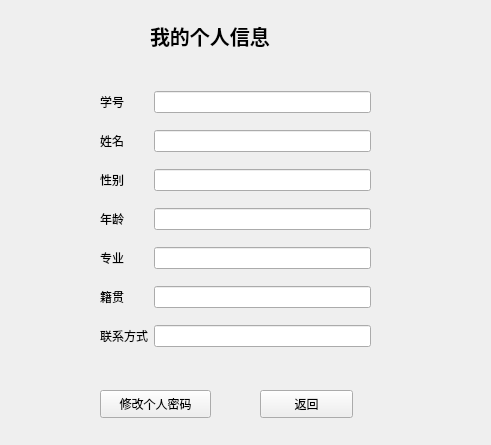
<?xml version="1.0" encoding="UTF-8"?>
<ui version="4.0">
 <class>myInfo</class>
 <widget class="QWidget" name="myInfo">
  <property name="geometry">
   <rect>
    <x>0</x>
    <y>0</y>
    <width>491</width>
    <height>445</height>
   </rect>
  </property>
  <property name="windowTitle">
   <string>Form</string>
  </property>
  <widget class="QLabel" name="label">
   <property name="geometry">
    <rect>
     <x>150</x>
     <y>10</y>
     <width>171</width>
     <height>51</height>
    </rect>
   </property>
   <property name="font">
    <font>
     <family>Arial Black</family>
     <pointsize>15</pointsize>
     <weight>75</weight>
     <bold>true</bold>
    </font>
   </property>
   <property name="text">
    <string>我的个人信息</string>
   </property>
  </widget>
  <widget class="QPushButton" name="resetPwd_button">
   <property name="geometry">
    <rect>
     <x>100</x>
     <y>390</y>
     <width>111</width>
     <height>28</height>
    </rect>
   </property>
   <property name="text">
    <string>修改个人密码</string>
   </property>
  </widget>
  <widget class="QPushButton" name="back_button">
   <property name="geometry">
    <rect>
     <x>260</x>
     <y>390</y>
     <width>93</width>
     <height>28</height>
    </rect>
   </property>
   <property name="text">
    <string>返回</string>
   </property>
  </widget>
  <widget class="QWidget" name="">
   <property name="geometry">
    <rect>
     <x>100</x>
     <y>80</y>
     <width>271</width>
     <height>281</height>
    </rect>
   </property>
   <layout class="QGridLayout" name="gridLayout">
    <item row="0" column="0">
     <widget class="QLabel" name="label_2">
      <property name="text">
       <string>学号</string>
      </property>
     </widget>
    </item>
    <item row="0" column="1">
     <widget class="QLineEdit" name="sNo_lineEdit">
      <property name="readOnly">
       <bool>true</bool>
      </property>
     </widget>
    </item>
    <item row="1" column="0">
     <widget class="QLabel" name="label_3">
      <property name="text">
       <string>姓名</string>
      </property>
     </widget>
    </item>
    <item row="1" column="1">
     <widget class="QLineEdit" name="name_lineEdit">
      <property name="readOnly">
       <bool>true</bool>
      </property>
     </widget>
    </item>
    <item row="2" column="0">
     <widget class="QLabel" name="label_4">
      <property name="text">
       <string>性别</string>
      </property>
     </widget>
    </item>
    <item row="2" column="1">
     <widget class="QLineEdit" name="sex_lineEdit">
      <property name="readOnly">
       <bool>true</bool>
      </property>
     </widget>
    </item>
    <item row="3" column="0">
     <widget class="QLabel" name="label_5">
      <property name="text">
       <string>年龄</string>
      </property>
     </widget>
    </item>
    <item row="3" column="1">
     <widget class="QLineEdit" name="age_lineEdit">
      <property name="readOnly">
       <bool>true</bool>
      </property>
     </widget>
    </item>
    <item row="4" column="0">
     <widget class="QLabel" name="label_6">
      <property name="text">
       <string>专业</string>
      </property>
     </widget>
    </item>
    <item row="4" column="1">
     <widget class="QLineEdit" name="major_lineEdit">
      <property name="readOnly">
       <bool>true</bool>
      </property>
     </widget>
    </item>
    <item row="5" column="0">
     <widget class="QLabel" name="label_7">
      <property name="text">
       <string>籍贯</string>
      </property>
     </widget>
    </item>
    <item row="5" column="1">
     <widget class="QLineEdit" name="address_lineEdit">
      <property name="readOnly">
       <bool>true</bool>
      </property>
     </widget>
    </item>
    <item row="6" column="0">
     <widget class="QLabel" name="label_8">
      <property name="text">
       <string>联系方式</string>
      </property>
     </widget>
    </item>
    <item row="6" column="1">
     <widget class="QLineEdit" name="phone_lineEdit">
      <property name="readOnly">
       <bool>true</bool>
      </property>
     </widget>
    </item>
   </layout>
  </widget>
 </widget>
 <resources/>
 <connections/>
</ui>
